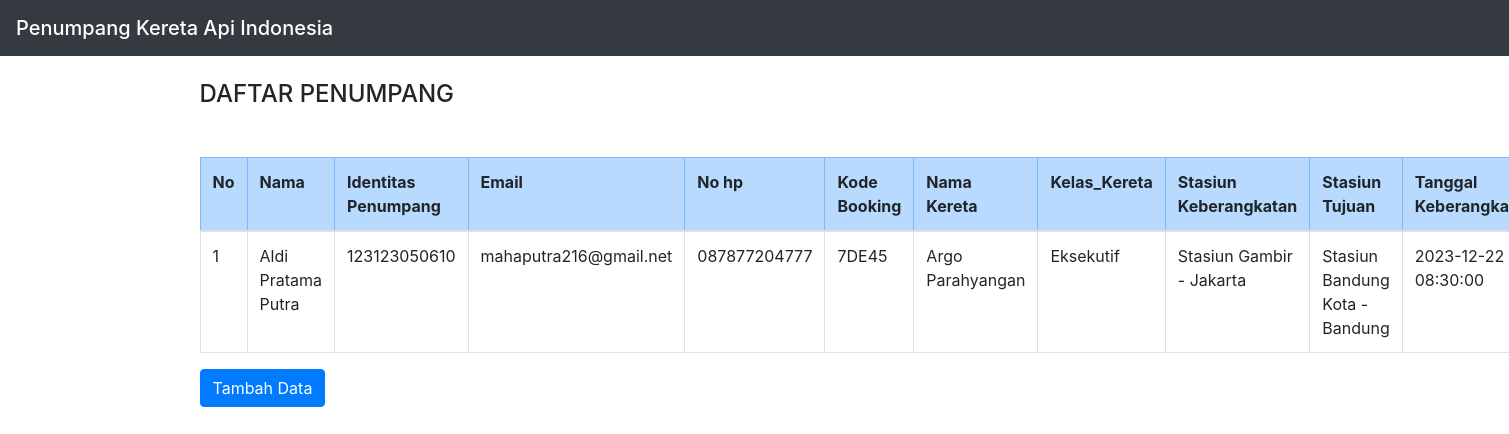
The page / on the database its author committed.
### tables this page shows
CREATE TABLE `penumpang` (
  `id_penumpang` int(11) NOT NULL,
  `nama` varchar(50) NOT NULL,
  `identitas_penumpang` char(20) NOT NULL,
  `email` char(50) NOT NULL,
  `no_hp` char(13) NOT NULL,
  `kode_booking` char(5) NOT NULL,
  `nama_kereta` varchar(50) NOT NULL,
  `kelas_kereta` varchar(20) NOT NULL,
  `stasiun_keberangkatan` varchar(50) NOT NULL,
  `stasiun_tujuan` varchar(50) NOT NULL,
  `tanggal_keberangkatan` datetime NOT NULL
);

### index.php (the view, shortened to what this page needs)
<!DOCTYPE html>
<html>
<head>
<link rel="stylesheet" href="https://cdn.jsdelivr.net/npm/bootstrap@4.6.1/dist/css/bootstrap.min.css">
</head>
<body>
    <nav class="navbar navbar-dark bg-dark">
            <span class="navbar-brand mb-0 h1">Penumpang Kereta Api Indonesia</span>
    </nav>
<div class="container">
    <br>
    <h4 class="center-text">DAFTAR PENUMPANG</h4>
     <tr class="table-danger">
            <br>
        <thead>
        <tr>
       <table class="my-3 table table-bordered">
            <tr class="table-primary">
            <th>No</th>
            <th>Nama</th>
            <th>Identitas Penumpang</th>
            <th>Email</th>
            <th>No hp</th>
            <th>Kode Booking</th>
            <th>Nama Kereta</th>
            <th>Kelas_Kereta</th>
            <th>Stasiun Keberangkatan</th>
            <th>Stasiun Tujuan</th>
            <th>Tanggal Keberangkatan</th>
        </tr>
        </thead>
        <?php
        include "koneksi.php";
        $sql="select * from penumpang order by id_penumpang desc";
        $hasil=mysqli_query($kon,$sql);
        $no=0;
        while ($data = mysqli_fetch_array($hasil)) {
            $no++;
            ?>
            <tbody>
            <tr>
                <td><?php echo $no;?></td>
                <td><?php echo $data["nama"]; ?></td>
                <td><?php echo $data["identitas_penumpang"]; ?></td>
                <td><?php echo $data["email"]; ?></td>
                <td><?php echo $data["no_hp"];   ?></td>
                <td><?php echo $data["kode_booking"]; ?></td>
                <td><?php echo $data["nama_kereta"];   ?></td>
                <td><?php echo $data["kelas_kereta"]; ?></td>
                <td><?php echo $data["stasiun_keberangkatan"];   ?></td>
                <td><?php echo $data["stasiun_tujuan"];   ?></td>
                <td><?php echo $data["tanggal_keberangkatan"]; ?></td>
            </tr>
            </tbody>
            <?php
        }
        ?>
    <a href="create.php" class="btn btn-primary" role="button">Tambah Data</a>
</div>
</body>
</html>

### rows shown on the page
penumpang: nama "Aldi Pratama Putra", identitas_penumpang "123123050610", email "mahaputra216@gmail.net", no_hp "087877204777", kode_booking "7DE45", nama_kereta "Argo Parahyangan", kelas_kereta "Eksekutif", stasiun_keberangkatan "Stasiun Gambir - Jakarta", stasiun_tujuan "Stasiun Bandung Kota - Bandung", tanggal_keberangkatan "2023-12-22 08:30:00"
